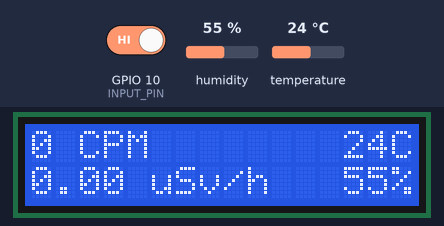
Bench run of a sketch on a simulated ESP32-S3. On the bench: 16×2 character LCD. Inputs (shaded band) come from the test bench; at power-on: GPIO 10 (INPUT_PIN) HIGH, humidity 55 %, temperature 24 °C. What the sketch prints to the serial monitor is not drawn.

Above: at 1.2 s.
1.3 s: GPIO 10 (INPUT_PIN) driven LOW
At 2.3 s:
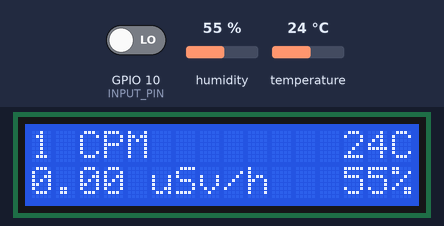
Timing chart, 0 to 4.3 s (numbered marks = the images above; inputs shaded):
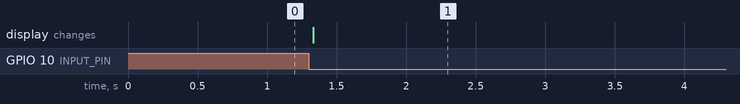

The sketch:

display.ino
```cpp
// (licence header left out)
#include "display.hpp"

#include <Wire.h>
#include <LiquidCrystal_I2C.h>

LiquidCrystal_I2C lcd(0x27, 2, 16);

namespace display
{
    void begin(void)
    {
        //INIT THE LCD ITSELF
        Wire.begin(6, 7);
        lcd.init();

        //TURN ON THE BACKLIGHT
        lcd.backlight();
    }

    void print(String line_1, String line_2)
    {
        print(line_1, line_2, false);
    }

    void print(String line_1, String line_2, bool end)
    {
        //CLEAR
        if (!end) lcd.clear();

        //LINE 1
        if (line_1 != "")
        {
            lcd.setCursor(end ? 16 - line_1.length() : 0, 0);
            lcd.print(line_1);
        }

        //LINE 2
        if (line_2 != "")
        {
            lcd.setCursor(end ? 16 - line_2.length() : 0, 1);
            lcd.print(line_2);
        }
    }
}
```

RadiationMapper.ino
```cpp
// (licence header left out)
#include <list>

#include <DHT.h>
#include <DHT_U.h>

#include <ArduinoJson.h>

#include "display.hpp"

#define INPUT_PIN 10 //VIN PIN FOR GEIGER COUNTER
#define MEASUREMENT_TIME_MS 60000 //MINUTE
#define SEND_TIME_MS 1000 //HOW OFTEN TO SEND DATA
#define CALIBRATION_FACTOR 0.00332 //CONSTANT FOR CONVERTING J305 CPM TO uSv/h

std::list<unsigned long> counts; //COUNTS IN LAST MINUTE (OR MEASUREMENT_TIME_MS IF MODIFIED)
unsigned long last_send_time = 0;

//CALLBACK WHEN RADIATION PARTICLE IS DETECTED
void IRAM_ATTR increment_counts() //TODO: Possible noise
{
    counts.push_back(millis()); //APPEND CURRENT TIME TO LIST counts
}

//DHT11 STUFF
DHT_Unified dht(9, DHT11);
JsonDocument doc;
sensors_event_t event;

void setup()
{
    Serial.begin(9600);

    //INIT DHT11
    dht.begin();
    sensor_t sensor;
    dht.temperature().getSensor(&sensor);
    dht.humidity().getSensor(&sensor);

    //INIT LCD
    display::begin();

    //INIT PINS
    pinMode(INPUT_PIN, INPUT);
    attachInterrupt(digitalPinToInterrupt(INPUT_PIN), increment_counts, FALLING);
}

int last_counts = -1;
void loop()
{
    unsigned long current_millis = millis(); //CURRENT TIME
    int current_counts = 0;

    //REMOVE COUNTS OLDER THAN MEASUREMENT_TIME_MS
    counts.remove_if([current_millis](unsigned long particle) //haha, *lambda* (cries in pure-C)
    {
        return (current_millis - particle >= MEASUREMENT_TIME_MS);
    });

    //COUNT RECENT
    current_counts = counts.size();

    if (last_counts != current_counts) //PRINT CPM IF CHANGED
    {
        last_counts = current_counts;
        display::print(String(current_counts) + " CPM", String(current_counts * CALIBRATION_FACTOR) + " uSv/h"); //TODO: Replace with OLED

        dht.temperature().getEvent(&event);
        display::print(String((int) event.temperature) + "C", "", true);

        dht.humidity().getEvent(&event);
        display::print("", String((int) event.relative_humidity) + "%", true);
    }

    //SEND CURRENT STATE IN JSON
    if (current_millis - last_send_time >= SEND_TIME_MS)
    {
        //SERIALIZE
        doc["cpm"] = counts.size();

        dht.temperature().getEvent(&event);
        doc["temperature"] = event.temperature;

        dht.humidity().getEvent(&event);
        doc["humidity"] = event.relative_humidity;

        serializeJson(doc, Serial); //SEND
        Serial.println(); //TODO: Implement WiFi

        last_send_time = current_millis;
    }
}
```

display.hpp
```cpp
// (licence header left out)
namespace display
{
    void begin(void); //INIT LCD DISPLAY
    void print(String line_1, String line_2); //PRINT INTO LCD (OVERWRITING)
    void print(String line_1, String line_2, bool end); //PRINT INTO LCD WITH OPTION TO PRINT FROM END
}
```

Measured:
- after the input at 1.3 s, the display: changes at once (image 1)
